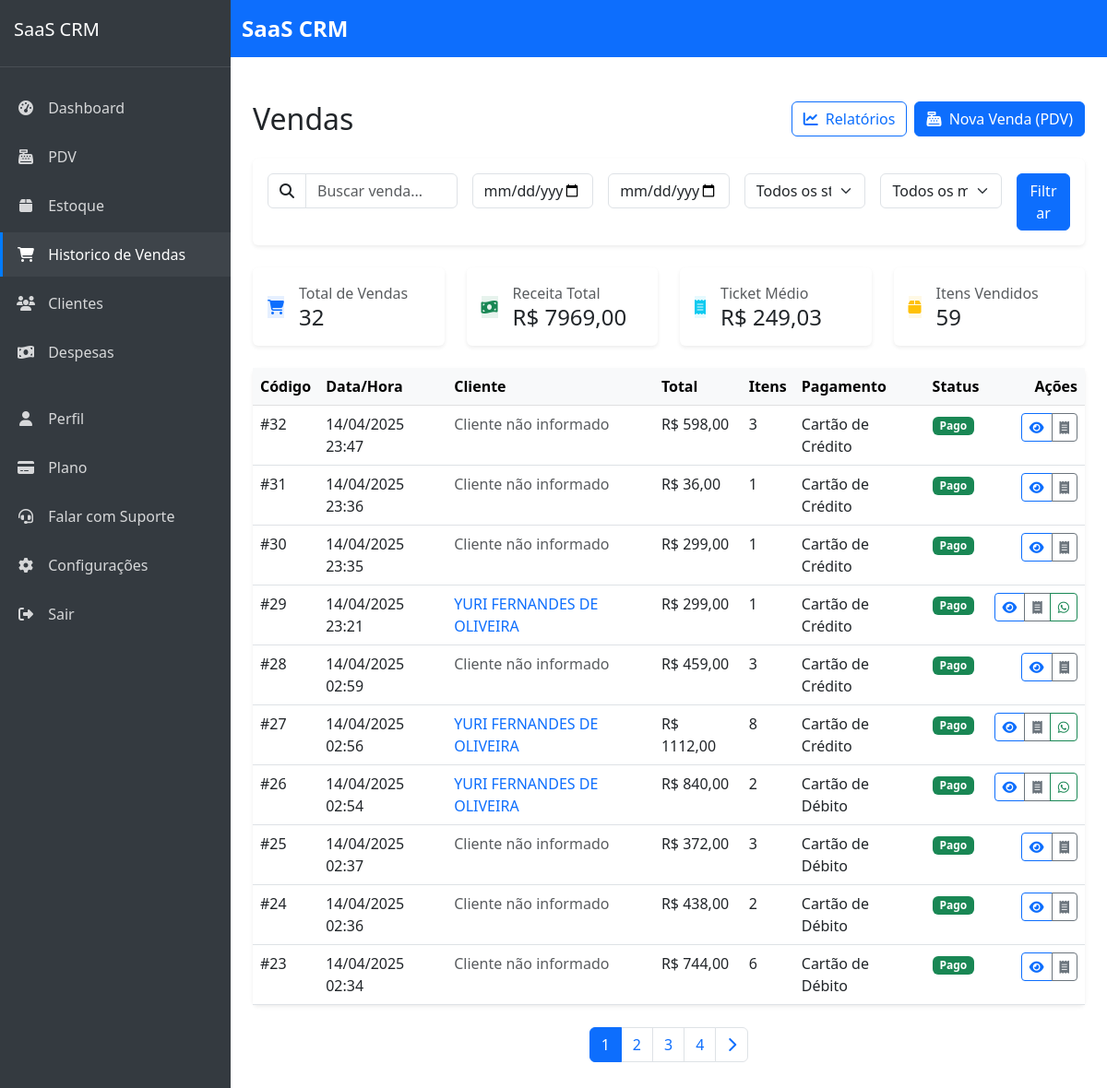
/vendas/ (signed in), run on an earlier commit of the app's database.
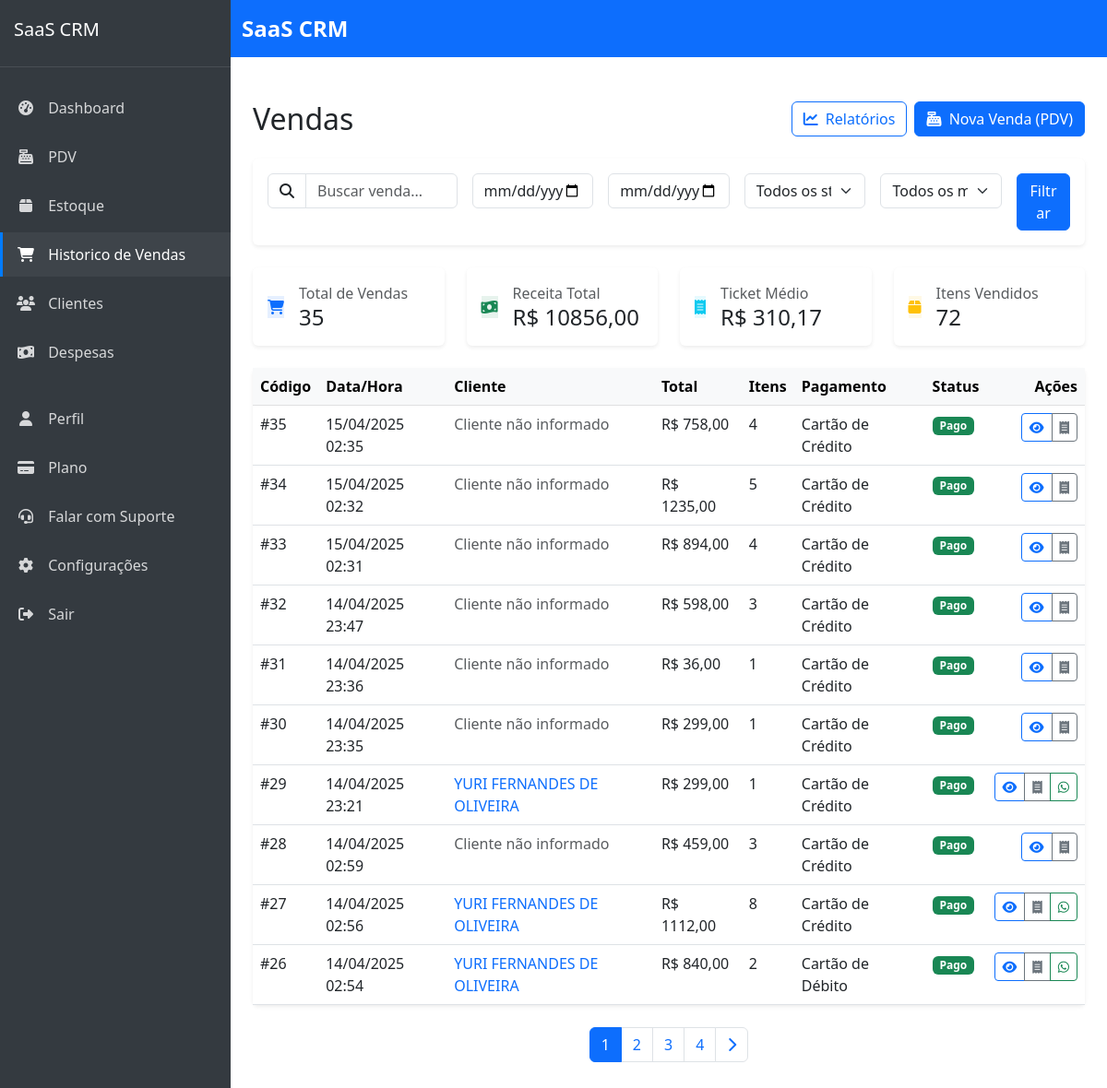
And on a later commit of the database.
### sales/models.py (models this page shows, shortened)
class Sale(models.Model):
    STATUS_CHOICES = (
        ('pending', 'Pendente'),
        ('paid', 'Pago'),
        ('cancelled', 'Cancelado'),
    )
    company = models.ForeignKey(Company, on_delete=models.CASCADE, verbose_name='Empresa', related_name='sales')
    customer = models.ForeignKey(Customer, on_delete=models.SET_NULL, null=True, blank=True, verbose_name='Cliente', related_name='sales')
    payment_method = models.ForeignKey(PaymentMethod, on_delete=models.SET_NULL, null=True, blank=True, verbose_name='Método de Pagamento')
    created_by = models.ForeignKey(settings.AUTH_USER_MODEL, on_delete=models.SET_NULL, null=True, blank=True, verbose_name='Criado por')
    status = models.CharField('Status', max_length=20, choices=STATUS_CHOICES, default='pending')
    total = models.DecimalField('Total', max_digits=10, decimal_places=2, default=0)
    discount = models.DecimalField('Desconto', max_digits=10, decimal_places=2, default=0)
    notes = models.TextField('Observações', blank=True, null=True)
    created_at = models.DateTimeField('Criado em', auto_now_add=True)
    updated_at = models.DateTimeField('Atualizado em', auto_now=True)
    is_canceled = models.BooleanField(default=False)
    canceled_at = models.DateTimeField(null=True, blank=True)
    canceled_by = models.ForeignKey(
        settings.AUTH_USER_MODEL, on_delete=models.SET_NULL,
        null=True, blank=True, related_name='canceled_sales'
    )
    access_token = models.CharField(max_length=64, unique=True, blank=True, null=True)
    class Meta:
        verbose_name = 'Venda'
        verbose_name_plural = 'Vendas'
        ordering = ['-created_at']

class PaymentMethod(models.Model):
    company = models.ForeignKey(Company, on_delete=models.CASCADE, verbose_name='Empresa', related_name='payment_methods')
    name = models.CharField('Nome', max_length=100)
    description = models.TextField('Descrição', blank=True, null=True)
    is_active = models.BooleanField('Ativo', default=True)
    created_at = models.DateTimeField('Criado em', default=timezone.now)
    updated_at = models.DateTimeField('Atualizado em', default=timezone.now)
    class Meta:
        verbose_name = 'Método de Pagamento'
        verbose_name_plural = 'Métodos de Pagamento'
        ordering = ['name']
        unique_together = ['company', 'name']  # Prevent duplicate payment methods within same company

### customers/models.py (models this page shows, shortened)
class Customer(models.Model):
    company = models.ForeignKey(Company, on_delete=models.CASCADE, verbose_name='Empresa', related_name='customers')
    name = models.CharField('Nome', max_length=100)
    email = models.EmailField('E-mail', max_length=100, blank=True, null=True)
    phone = models.CharField('Telefone', max_length=20, blank=True, null=True)
    address = models.CharField('Endereço', max_length=200, blank=True, null=True)
    city = models.CharField('Cidade', max_length=100, blank=True, null=True)
    state = models.CharField('Estado', max_length=2, blank=True, null=True)
    zipcode = models.CharField('CEP', max_length=9, blank=True, null=True)
    notes = models.TextField('Observações', blank=True, null=True)
    is_active = models.BooleanField('Ativo', default=True)
    loyalty_points = models.IntegerField('Pontos de Fidelidade', default=0)
    loyalty_tier = models.ForeignKey(LoyaltyTier, on_delete=models.SET_NULL, null=True, blank=True, verbose_name='Nível de Fidelidade')
    birthday = models.DateField('Data de Nascimento', null=True, blank=True)
    created_at = models.DateTimeField('Criado em', auto_now_add=True)
    updated_at = models.DateTimeField('Atualizado em', auto_now=True)
    class Meta:
        verbose_name = 'Cliente'
        verbose_name_plural = 'Clientes'
        ordering = ['name']
        unique_together = [['company', 'email'], ['company', 'phone']]  # Prevent duplicate contacts within same company

### sales/views.py (the view)
# urls.py: path('', views.sale_list, name='sale_list'),
@login_required
def sale_list(request):
    query = request.GET.get('q', '')
    status = request.GET.get('status', '')
    payment_method = request.GET.get('payment_method', '')
    date_from = request.GET.get('date_from', '')
    date_to = request.GET.get('date_to', '')
    sales = Sale.objects.filter(company=request.user.company).select_related('customer', 'payment_method')
    if query:
        sales = sales.filter(
            Q(customer__name__icontains=query) |
            Q(notes__icontains=query)
        )
    if status:
        sales = sales.filter(status=status)
    if payment_method:
        sales = sales.filter(payment_method_id=payment_method)
    if date_from:
        sales = sales.filter(created_at__date__gte=date_from)
    if date_to:
        sales = sales.filter(created_at__date__lte=date_to)
    total_sales = sales.count()
    total_revenue = float(sales.aggregate(total=Sum('total'))['total'] or 0)
    avg_ticket = total_revenue / total_sales if total_sales > 0 else 0
    total_items = (
        SaleItem.objects
        .filter(sale__in=sales)
        .aggregate(total=Sum('quantity'))['total'] or 0
    )
    sales = sales.annotate(items_count=Sum('items__quantity'))
    sales = sales.order_by('-created_at')
    paginator = Paginator(sales, 10)
    page_number = request.GET.get('page', 1)
    sales_page = paginator.get_page(page_number)
    payment_methods = PaymentMethod.objects.filter(company=request.user.company)
    context = {
        'sales': sales_page,
        'payment_methods': payment_methods,
        'query': query,
        'status': status,
        'payment_method': payment_method,
        'date_from': date_from,
        'date_to': date_to,
        'total_sales': total_sales,
        'total_revenue': total_revenue,
        'avg_ticket': avg_ticket,
        'total_items': total_items,
    }
    return render(request, 'sales/sale_list.html', context)

### saas_crm/urls.py (called while the page is built)
    def __call__(self, request):
        if request.user.is_authenticated and request.user.is_superuser and 'impersonate_user_id' in request.session:
            user_id = request.session['impersonate_user_id']
            try:
                request.real_user = request.user
                request.user = User.objects.get(pk=user_id)
                request.is_impersonating = True
            except User.DoesNotExist:
                del request.session['impersonate_user_id']
        response = self.get_response(request)
        return response

### templates/sales/sale_list.html (shortened to what the changed rows need)
{% extends 'core/base.html' %}
{% load humanize %}
{% block content %}
<div class="container-fluid py-4">
    <div class="d-flex justify-content-between align-items-center mb-4">
        <h1 class="h2 mb-0">Vendas</h1>
    </div>
    <div class="row g-4 mb-4">
        <div class="col-md-3">
            <div class="card border-0 shadow-sm h-100">
                <div class="card-body p-3">
                    <div class="d-flex align-items-center">
                        <div>
                            <p class="text-muted mb-0">Total de Vendas</p>
                            <h4 class="mb-0">{{ total_sales|default:0 }}</h4>
                        </div>
                    </div>
                </div>
            </div>
        </div>
        <div class="col-md-3">
            <div class="card border-0 shadow-sm h-100">
                <div class="card-body p-3">
                    <div class="d-flex align-items-center">
                        <div>
                            <p class="text-muted mb-0">Receita Total</p>
                            <h4 class="mb-0">R$ {{ total_revenue|floatformat:2 }}</h4>
                        </div>
                    </div>
                </div>
            </div>
        </div>
        <div class="col-md-3">
            <div class="card border-0 shadow-sm h-100">
                <div class="card-body p-3">
                    <div class="d-flex align-items-center">
                        <div>
                            <p class="text-muted mb-0">Ticket Médio</p>
                            <h4 class="mb-0">R$ {{ avg_ticket|floatformat:2 }}</h4>
                        </div>
                    </div>
                </div>
            </div>
        </div>
        <div class="col-md-3">
            <div class="card border-0 shadow-sm h-100">
                <div class="card-body p-3">
                    <div class="d-flex align-items-center">
                        <div>
                            <p class="text-muted mb-0">Itens Vendidos</p>
                            <h4 class="mb-0">{{ total_items|default:0 }}</h4>
                        </div>
                    </div>
                </div>
            </div>
        </div>
    </div>
    <div class="card border-0 shadow-sm">
        <div class="card-body p-0">
            <div class="table-responsive">
                <table class="table table-hover mb-0">
                    <thead class="table-light">
                        <tr>
                            <th scope="col">Código</th>
                            <th scope="col">Data/Hora</th>
                            <th scope="col">Cliente</th>
                            <th scope="col">Total</th>
                            <th scope="col">Itens</th>
                            <th scope="col">Pagamento</th>
                            <th scope="col">Status</th>
                            <th scope="col" class="text-end">Ações</th>
                        </tr>
                    </thead>
                    <tbody>
                        {% for sale in sales %}
                        <tr>
                            <td>#{{ sale.id }}</td>
                            <td>{{ sale.created_at|date:"d/m/Y H:i" }}</td>
                            <td>
                                {% if sale.customer %}
                                <a href="{% url 'customers:customer_detail' sale.customer.id %}" class="text-decoration-none">
                                    {{ sale.customer.name }}
                                </a>
                                {% else %}
                                <span class="text-muted">Cliente não informado</span>
                                {% endif %}
                            </td>
                            <td>R$ {{ sale.total|floatformat:2 }}</td>
                            <td>{{ sale.items_count|default:0 }}</td>
                            <td>{{ sale.payment_method.name }}</td>
                            <td>
                                {% if sale.status == 'paid' %}
                                <span class="badge bg-success">Pago</span>
                                {% elif sale.status == 'pending' %}
                                <span class="badge bg-warning">Pendente</span>
                                {% else %}
                                <span class="badge bg-danger">Cancelado</span>
                                {% endif %}
                            </td>
                            <td class="text-end">
                                <div class="btn-group">
                                    <a href="{% url 'sales:sale_detail' sale.id %}" class="btn btn-sm btn-outline-primary" title="Ver detalhes">
                                        <i class="fas fa-eye"></i>
                                    </a>
                                    <a href="{% url 'sales:sale_receipt' sale.id %}" class="btn btn-sm btn-outline-secondary" title="Ver recibo">
                                        <i class="fas fa-receipt"></i>
                                    </a>
                                    {% if sale.customer and sale.customer.phone %}
                                    <a href="{% url 'sales:send_whatsapp' sale.id %}" class="btn btn-sm btn-outline-success" title="Enviar agradecimento por WhatsApp">
                                        <i class="fab fa-whatsapp"></i>
                                    </a>
                                    {% endif %}
                                </div>
                            </td>
                        </tr>
                        {% endfor %}
                    </tbody>
                </table>
            </div>
        </div>
    </div>
    {% if sales.has_other_pages %}
    <nav aria-label="Paginação" class="mt-4">
        <ul class="pagination justify-content-center">
            {% for num in sales.paginator.page_range %}
            <li class="page-item {% if sales.number == num %}active{% endif %}">
                <a class="page-link" href="?page={{ num }}&q={{ query }}&status={{ status }}&payment_method={{ payment_method }}&date_from={{ date_from }}&date_to={{ date_to }}">
                    {{ num }}
                </a>
            </li>
            {% endfor %}
        </ul>
    </nav>
    {% endif %}
</div>
{% endblock %}

What changed in the data, as far as the page shows it:
no longer on this page (row unchanged): Sale: id "25", created_at "14/04/2025 02:37", shows "Cliente não informado", total "372,00", items_count "3", payment_method.name "Cartão de Débito", status "Pago"
no longer on this page (row unchanged): Sale: id "24", created_at "14/04/2025 02:36", shows "Cliente não informado", total "438,00", items_count "2", payment_method.name "Cartão de Débito", status "Pago"
no longer on this page (row unchanged): Sale: id "23", created_at "14/04/2025 02:34", shows "Cliente não informado", total "744,00", items_count "6", payment_method.name "Cartão de Débito", status "Pago"
added Sale: id "35", created_at "15/04/2025 02:35", shows "Cliente não informado", total "758,00", items_count "4", payment_method.name "Cartão de Crédito", status "Pago"
added Sale: id "34", created_at "15/04/2025 02:32", shows "Cliente não informado", total "1235,00", items_count "5", payment_method.name "Cartão de Crédito", status "Pago"
added Sale: id "33", created_at "15/04/2025 02:31", shows "Cliente não informado", total "894,00", items_count "4", payment_method.name "Cartão de Crédito", status "Pago"
Also different on the page:
{{ total_sales|default:0 }}: "32" → "35"
{{ total_revenue|floatformat:2 }}: "7969,00" → "10856,00"
{{ avg_ticket|floatformat:2 }}: "249,03" → "310,17"
{{ total_items|default:0 }}: "59" → "72"
